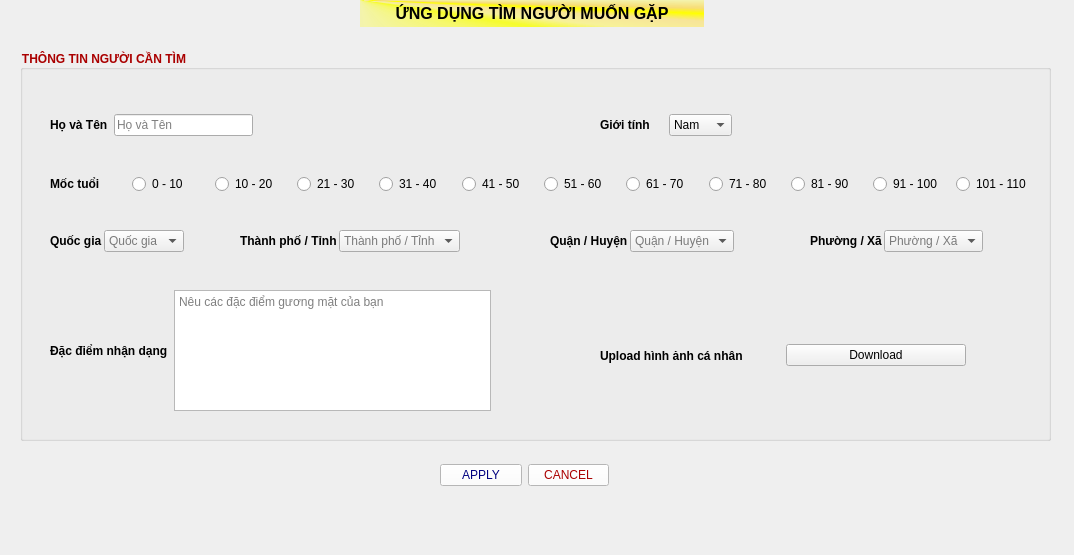
<?xml version="1.0" encoding="UTF-8"?>
<ui version="4.0">
 <class>Found_Users_Page</class>
 <widget class="QMainWindow" name="Found_Users_Page">
  <property name="geometry">
   <rect>
    <x>0</x>
    <y>0</y>
    <width>1074</width>
    <height>555</height>
   </rect>
  </property>
  <property name="windowTitle">
   <string>MainWindow</string>
  </property>
  <widget class="QWidget" name="centralwidget">
   <widget class="QWidget" name="horizontalLayoutWidget_5">
    <property name="geometry">
     <rect>
      <x>440</x>
      <y>460</y>
      <width>169</width>
      <height>31</height>
     </rect>
    </property>
    <layout class="QHBoxLayout" name="exit_page">
     <item>
      <widget class="QPushButton" name="apply_button">
       <property name="styleSheet">
        <string notr="true">color: rgb(0, 0, 127);
background-color: rgb(255, 255, 255);
font: 700 9pt &quot;Segoe UI&quot;;</string>
       </property>
       <property name="text">
        <string>APPLY</string>
       </property>
      </widget>
     </item>
     <item>
      <widget class="QPushButton" name="cancel_button">
       <property name="styleSheet">
        <string notr="true">color: rgb(170, 0, 0);
background-color: rgb(255, 255, 255);
font: 700 9pt &quot;Segoe UI&quot;;</string>
       </property>
       <property name="text">
        <string>CANCEL</string>
       </property>
      </widget>
     </item>
    </layout>
   </widget>
   <widget class="QLabel" name="title_label">
    <property name="geometry">
     <rect>
      <x>360</x>
      <y>0</y>
      <width>344</width>
      <height>27</height>
     </rect>
    </property>
    <property name="font">
     <font>
      <pointsize>12</pointsize>
      <bold>true</bold>
     </font>
    </property>
    <property name="mouseTracking">
     <bool>true</bool>
    </property>
    <property name="styleSheet">
     <string notr="true">background-color: qconicalgradient(cx:0, cy:0, angle:135, stop:0 rgba(255, 255, 0, 69), stop:0.375 rgba(255, 255, 0, 69), stop:0.423533 rgba(251, 255, 0, 145), stop:0.45 rgba(247, 255, 0, 208), stop:0.477581 rgba(255, 244, 71, 130), stop:0.518717 rgba(255, 218, 71, 130), stop:0.55 rgba(255, 255, 0, 255), stop:0.57754 rgba(255, 203, 0, 130), stop:0.625 rgba(255, 255, 0, 69), stop:1 rgba(255, 255, 0, 69));
color: rgb(0, 0, 0);</string>
    </property>
    <property name="text">
     <string>&lt;html&gt;&lt;head/&gt;&lt;body&gt;&lt;p align=&quot;center&quot;&gt;ỨNG DỤNG TÌM NGƯỜI MUỐN GẶP&lt;/p&gt;&lt;/body&gt;&lt;/html&gt;</string>
    </property>
   </widget>
   <widget class="QGroupBox" name="found_users_info">
    <property name="geometry">
     <rect>
      <x>20</x>
      <y>50</y>
      <width>1031</width>
      <height>391</height>
     </rect>
    </property>
    <property name="font">
     <font>
      <family>Segoe UI</family>
      <pointsize>9</pointsize>
      <italic>false</italic>
      <bold>true</bold>
     </font>
    </property>
    <property name="styleSheet">
     <string notr="true">color: rgb(170, 0, 0);
font: 700 9pt &quot;Segoe UI&quot;;</string>
    </property>
    <property name="title">
     <string>THÔNG TIN NGƯỜI CẦN TÌM</string>
    </property>
    <property name="flat">
     <bool>false</bool>
    </property>
    <property name="checkable">
     <bool>false</bool>
    </property>
    <widget class="QWidget" name="horizontalLayoutWidget">
     <property name="geometry">
      <rect>
       <x>30</x>
       <y>60</y>
       <width>203</width>
       <height>30</height>
      </rect>
     </property>
     <layout class="QHBoxLayout" name="name_users">
      <item>
       <widget class="QLabel" name="ho_ten_label">
        <property name="font">
         <font>
          <family>Segoe UI</family>
          <pointsize>9</pointsize>
          <italic>false</italic>
          <bold>true</bold>
         </font>
        </property>
        <property name="styleSheet">
         <string notr="true">color: rgb(0, 0, 0);
font: 700 9pt &quot;Segoe UI&quot;;</string>
        </property>
        <property name="text">
         <string>Họ và Tên</string>
        </property>
       </widget>
      </item>
      <item>
       <widget class="QLineEdit" name="ho_ten_box">
        <property name="styleSheet">
         <string notr="true">color: rgb(0, 0, 0);
font: 9pt &quot;Segoe UI&quot;;</string>
        </property>
        <property name="placeholderText">
         <string>Họ và Tên</string>
        </property>
       </widget>
      </item>
     </layout>
    </widget>
    <widget class="QWidget" name="horizontalLayoutWidget_3">
     <property name="geometry">
      <rect>
       <x>30</x>
       <y>120</y>
       <width>982</width>
       <height>28</height>
      </rect>
     </property>
     <layout class="QHBoxLayout" name="age_range">
      <item>
       <widget class="QLabel" name="age_measures">
        <property name="font">
         <font>
          <family>Segoe UI</family>
          <pointsize>9</pointsize>
          <italic>false</italic>
          <bold>true</bold>
         </font>
        </property>
        <property name="styleSheet">
         <string notr="true">color: rgb(0, 0, 0);
font: 700 9pt &quot;Segoe UI&quot;;</string>
        </property>
        <property name="text">
         <string>Mốc tuổi</string>
        </property>
       </widget>
      </item>
      <item>
       <widget class="QRadioButton" name="age_1">
        <property name="font">
         <font>
          <family>Segoe UI</family>
          <pointsize>9</pointsize>
          <italic>false</italic>
          <bold>false</bold>
         </font>
        </property>
        <property name="styleSheet">
         <string notr="true">color: rgb(0, 0, 0);
font: 9pt &quot;Segoe UI&quot;;</string>
        </property>
        <property name="text">
         <string>0 - 10</string>
        </property>
       </widget>
      </item>
      <item>
       <widget class="QRadioButton" name="age_2">
        <property name="font">
         <font>
          <family>Segoe UI</family>
          <pointsize>9</pointsize>
          <italic>false</italic>
          <bold>false</bold>
         </font>
        </property>
        <property name="styleSheet">
         <string notr="true">color: rgb(0, 0, 0);
font: 9pt &quot;Segoe UI&quot;;</string>
        </property>
        <property name="text">
         <string>10 - 20</string>
        </property>
       </widget>
      </item>
      <item>
       <widget class="QRadioButton" name="age_3">
        <property name="font">
         <font>
          <family>Segoe UI</family>
          <pointsize>9</pointsize>
          <italic>false</italic>
          <bold>false</bold>
         </font>
        </property>
        <property name="styleSheet">
         <string notr="true">color: rgb(0, 0, 0);
font: 9pt &quot;Segoe UI&quot;;</string>
        </property>
        <property name="text">
         <string>21 - 30</string>
        </property>
       </widget>
      </item>
      <item>
       <widget class="QRadioButton" name="age_4">
        <property name="font">
         <font>
          <family>Segoe UI</family>
          <pointsize>9</pointsize>
          <italic>false</italic>
          <bold>false</bold>
         </font>
        </property>
        <property name="styleSheet">
         <string notr="true">color: rgb(0, 0, 0);
font: 9pt &quot;Segoe UI&quot;;</string>
        </property>
        <property name="text">
         <string>31 - 40</string>
        </property>
       </widget>
      </item>
      <item>
       <widget class="QRadioButton" name="age_5">
        <property name="font">
         <font>
          <family>Segoe UI</family>
          <pointsize>9</pointsize>
          <italic>false</italic>
          <bold>false</bold>
         </font>
        </property>
        <property name="styleSheet">
         <string notr="true">color: rgb(0, 0, 0);
font: 9pt &quot;Segoe UI&quot;;</string>
        </property>
        <property name="text">
         <string>41 - 50</string>
        </property>
       </widget>
      </item>
      <item>
       <widget class="QRadioButton" name="age_6">
        <property name="font">
         <font>
          <family>Segoe UI</family>
          <pointsize>9</pointsize>
          <italic>false</italic>
          <bold>false</bold>
         </font>
        </property>
        <property name="styleSheet">
         <string notr="true">color: rgb(0, 0, 0);
font: 9pt &quot;Segoe UI&quot;;</string>
        </property>
        <property name="text">
         <string>51 - 60</string>
        </property>
       </widget>
      </item>
      <item>
       <widget class="QRadioButton" name="age_7">
        <property name="font">
         <font>
          <family>Segoe UI</family>
          <pointsize>9</pointsize>
          <italic>false</italic>
          <bold>false</bold>
         </font>
        </property>
        <property name="styleSheet">
         <string notr="true">color: rgb(0, 0, 0);
font: 9pt &quot;Segoe UI&quot;;</string>
        </property>
        <property name="text">
         <string>61 - 70</string>
        </property>
       </widget>
      </item>
      <item>
       <widget class="QRadioButton" name="age_8">
        <property name="font">
         <font>
          <family>Segoe UI</family>
          <pointsize>9</pointsize>
          <italic>false</italic>
          <bold>false</bold>
         </font>
        </property>
        <property name="styleSheet">
         <string notr="true">color: rgb(0, 0, 0);
font: 9pt &quot;Segoe UI&quot;;</string>
        </property>
        <property name="text">
         <string>71 - 80</string>
        </property>
       </widget>
      </item>
      <item>
       <widget class="QRadioButton" name="age_9">
        <property name="font">
         <font>
          <family>Segoe UI</family>
          <pointsize>9</pointsize>
          <italic>false</italic>
          <bold>false</bold>
         </font>
        </property>
        <property name="styleSheet">
         <string notr="true">color: rgb(0, 0, 0);
font: 9pt &quot;Segoe UI&quot;;</string>
        </property>
        <property name="text">
         <string>81 - 90</string>
        </property>
       </widget>
      </item>
      <item>
       <widget class="QRadioButton" name="age_10">
        <property name="font">
         <font>
          <family>Segoe UI</family>
          <pointsize>9</pointsize>
          <italic>false</italic>
          <bold>false</bold>
         </font>
        </property>
        <property name="styleSheet">
         <string notr="true">color: rgb(0, 0, 0);
font: 9pt &quot;Segoe UI&quot;;</string>
        </property>
        <property name="text">
         <string>91 - 100</string>
        </property>
       </widget>
      </item>
      <item>
       <widget class="QRadioButton" name="age_11">
        <property name="font">
         <font>
          <family>Segoe UI</family>
          <pointsize>9</pointsize>
          <italic>false</italic>
          <bold>false</bold>
         </font>
        </property>
        <property name="styleSheet">
         <string notr="true">color: rgb(0, 0, 0);
font: 9pt &quot;Segoe UI&quot;;</string>
        </property>
        <property name="text">
         <string>101 - 110</string>
        </property>
       </widget>
      </item>
     </layout>
    </widget>
    <widget class="QWidget" name="horizontalLayoutWidget_2">
     <property name="geometry">
      <rect>
       <x>580</x>
       <y>60</y>
       <width>132</width>
       <height>30</height>
      </rect>
     </property>
     <layout class="QHBoxLayout" name="sex_users">
      <item>
       <widget class="QLabel" name="gioi_tinh_label">
        <property name="font">
         <font>
          <family>Segoe UI</family>
          <pointsize>9</pointsize>
          <italic>false</italic>
          <bold>true</bold>
         </font>
        </property>
        <property name="styleSheet">
         <string notr="true">color: rgb(0, 0, 0);
font: 700 9pt &quot;Segoe UI&quot;;</string>
        </property>
        <property name="text">
         <string>Giới tính</string>
        </property>
       </widget>
      </item>
      <item>
       <widget class="QComboBox" name="gioi_tinh">
        <property name="font">
         <font>
          <family>Segoe UI</family>
          <pointsize>9</pointsize>
          <italic>false</italic>
          <bold>false</bold>
         </font>
        </property>
        <property name="styleSheet">
         <string notr="true">color: rgb(0, 0, 0);
font: 9pt &quot;Segoe UI&quot;;</string>
        </property>
        <property name="insertPolicy">
         <enum>QComboBox::NoInsert</enum>
        </property>
        <property name="sizeAdjustPolicy">
         <enum>QComboBox::AdjustToContents</enum>
        </property>
        <item>
         <property name="text">
          <string>Nam</string>
         </property>
        </item>
        <item>
         <property name="text">
          <string>Nữ</string>
         </property>
        </item>
        <item>
         <property name="text">
          <string/>
         </property>
         <property name="icon">
          <iconset theme="accessories-calculator"/>
         </property>
        </item>
       </widget>
      </item>
     </layout>
    </widget>
    <widget class="QWidget" name="horizontalLayoutWidget_4">
     <property name="geometry">
      <rect>
       <x>30</x>
       <y>240</y>
       <width>441</width>
       <height>121</height>
      </rect>
     </property>
     <layout class="QHBoxLayout" name="face_feature">
      <item>
       <widget class="QLabel" name="face_characteristics">
        <property name="font">
         <font>
          <family>Segoe UI</family>
          <pointsize>9</pointsize>
          <italic>false</italic>
          <bold>true</bold>
         </font>
        </property>
        <property name="styleSheet">
         <string notr="true">color: rgb(0, 0, 0);
font: 700 9pt &quot;Segoe UI&quot;;</string>
        </property>
        <property name="text">
         <string>Đặc điểm nhận dạng</string>
        </property>
       </widget>
      </item>
      <item>
       <widget class="QTextEdit" name="info_face">
        <property name="styleSheet">
         <string notr="true">color: rgb(0, 0, 0);
font: 9pt &quot;Segoe UI&quot;;</string>
        </property>
        <property name="documentTitle">
         <string>Đặc điểm gương mặt</string>
        </property>
        <property name="overwriteMode">
         <bool>true</bool>
        </property>
        <property name="placeholderText">
         <string>Nêu các đặc điểm gương mặt của bạn</string>
        </property>
       </widget>
      </item>
     </layout>
    </widget>
    <widget class="QWidget" name="horizontalLayoutWidget_6">
     <property name="geometry">
      <rect>
       <x>580</x>
       <y>290</y>
       <width>366</width>
       <height>31</height>
      </rect>
     </property>
     <layout class="QHBoxLayout" name="pic">
      <item>
       <widget class="QLabel" name="upload_avatar_label">
        <property name="font">
         <font>
          <family>Segoe UI</family>
          <pointsize>9</pointsize>
          <italic>false</italic>
          <bold>true</bold>
         </font>
        </property>
        <property name="styleSheet">
         <string notr="true">color: rgb(0, 0, 0);
font: 700 9pt &quot;Segoe UI&quot;;</string>
        </property>
        <property name="text">
         <string>Upload hình ảnh cá nhân</string>
        </property>
       </widget>
      </item>
      <item>
       <widget class="QPushButton" name="pushButton">
        <property name="font">
         <font>
          <family>Segoe UI</family>
          <pointsize>9</pointsize>
          <italic>false</italic>
          <bold>false</bold>
         </font>
        </property>
        <property name="styleSheet">
         <string notr="true">color: rgb(0, 0, 0);
font: 9pt &quot;Segoe UI&quot;;</string>
        </property>
        <property name="text">
         <string>Download</string>
        </property>
       </widget>
      </item>
     </layout>
    </widget>
    <widget class="QWidget" name="horizontalLayoutWidget_7">
     <property name="geometry">
      <rect>
       <x>30</x>
       <y>180</y>
       <width>164</width>
       <height>30</height>
      </rect>
     </property>
     <layout class="QHBoxLayout" name="nation_place">
      <property name="spacing">
       <number>2</number>
      </property>
      <property name="sizeConstraint">
       <enum>QLayout::SetFixedSize</enum>
      </property>
      <item>
       <widget class="QLabel" name="nation">
        <property name="font">
         <font>
          <family>Segoe UI</family>
          <pointsize>9</pointsize>
          <italic>false</italic>
          <bold>true</bold>
         </font>
        </property>
        <property name="styleSheet">
         <string notr="true">color: rgb(0, 0, 0);
font: 700 9pt &quot;Segoe UI&quot;;</string>
        </property>
        <property name="text">
         <string>Quốc gia</string>
        </property>
       </widget>
      </item>
      <item>
       <widget class="QComboBox" name="nation_box">
        <property name="styleSheet">
         <string notr="true">color: rgb(0, 0, 0);
font: 9pt &quot;Segoe UI&quot;;</string>
        </property>
        <property name="insertPolicy">
         <enum>QComboBox::InsertAtBottom</enum>
        </property>
        <property name="sizeAdjustPolicy">
         <enum>QComboBox::AdjustToContents</enum>
        </property>
        <property name="placeholderText">
         <string>Quốc gia</string>
        </property>
        <property name="duplicatesEnabled">
         <bool>true</bool>
        </property>
        <item>
         <property name="text">
          <string>Việt Nam</string>
         </property>
        </item>
       </widget>
      </item>
     </layout>
    </widget>
    <widget class="QWidget" name="horizontalLayoutWidget_9">
     <property name="geometry">
      <rect>
       <x>220</x>
       <y>180</y>
       <width>269</width>
       <height>30</height>
      </rect>
     </property>
     <layout class="QHBoxLayout" name="city_place">
      <property name="spacing">
       <number>2</number>
      </property>
      <property name="sizeConstraint">
       <enum>QLayout::SetFixedSize</enum>
      </property>
      <property name="topMargin">
       <number>0</number>
      </property>
      <property name="rightMargin">
       <number>0</number>
      </property>
      <item>
       <widget class="QLabel" name="city">
        <property name="font">
         <font>
          <family>Segoe UI</family>
          <pointsize>9</pointsize>
          <italic>false</italic>
          <bold>true</bold>
         </font>
        </property>
        <property name="styleSheet">
         <string notr="true">color: rgb(0, 0, 0);
font: 700 9pt &quot;Segoe UI&quot;;</string>
        </property>
        <property name="text">
         <string>Thành phố / Tỉnh</string>
        </property>
       </widget>
      </item>
      <item>
       <widget class="QComboBox" name="city_box">
        <property name="styleSheet">
         <string notr="true">color: rgb(0, 0, 0);
font: 9pt &quot;Segoe UI&quot;;</string>
        </property>
        <property name="insertPolicy">
         <enum>QComboBox::NoInsert</enum>
        </property>
        <property name="sizeAdjustPolicy">
         <enum>QComboBox::AdjustToContents</enum>
        </property>
        <property name="placeholderText">
         <string>Thành phố / Tỉnh</string>
        </property>
       </widget>
      </item>
     </layout>
    </widget>
    <widget class="QWidget" name="horizontalLayoutWidget_10">
     <property name="geometry">
      <rect>
       <x>790</x>
       <y>180</y>
       <width>205</width>
       <height>30</height>
      </rect>
     </property>
     <layout class="QHBoxLayout" name="ward_place">
      <property name="spacing">
       <number>2</number>
      </property>
      <property name="sizeConstraint">
       <enum>QLayout::SetFixedSize</enum>
      </property>
      <property name="leftMargin">
       <number>0</number>
      </property>
      <property name="rightMargin">
       <number>0</number>
      </property>
      <item>
       <widget class="QLabel" name="ward">
        <property name="font">
         <font>
          <family>Segoe UI</family>
          <pointsize>9</pointsize>
          <italic>false</italic>
          <bold>true</bold>
         </font>
        </property>
        <property name="styleSheet">
         <string notr="true">color: rgb(0, 0, 0);
font: 700 9pt &quot;Segoe UI&quot;;</string>
        </property>
        <property name="text">
         <string>Phường / Xã</string>
        </property>
       </widget>
      </item>
      <item>
       <widget class="QComboBox" name="ward_box">
        <property name="styleSheet">
         <string notr="true">color: rgb(0, 0, 0);
font: 9pt &quot;Segoe UI&quot;;</string>
        </property>
        <property name="insertPolicy">
         <enum>QComboBox::NoInsert</enum>
        </property>
        <property name="sizeAdjustPolicy">
         <enum>QComboBox::AdjustToContents</enum>
        </property>
        <property name="placeholderText">
         <string>Phường / Xã</string>
        </property>
       </widget>
      </item>
     </layout>
    </widget>
    <widget class="QWidget" name="horizontalLayoutWidget_8">
     <property name="geometry">
      <rect>
       <x>530</x>
       <y>180</y>
       <width>223</width>
       <height>30</height>
      </rect>
     </property>
     <layout class="QHBoxLayout" name="district_place" stretch="0,0">
      <property name="spacing">
       <number>2</number>
      </property>
      <property name="sizeConstraint">
       <enum>QLayout::SetFixedSize</enum>
      </property>
      <property name="rightMargin">
       <number>0</number>
      </property>
      <item>
       <widget class="QLabel" name="district">
        <property name="font">
         <font>
          <family>Segoe UI</family>
          <pointsize>9</pointsize>
          <italic>false</italic>
          <bold>true</bold>
         </font>
        </property>
        <property name="styleSheet">
         <string notr="true">color: rgb(0, 0, 0);
font: 700 9pt &quot;Segoe UI&quot;;</string>
        </property>
        <property name="text">
         <string>Quận / Huyện</string>
        </property>
       </widget>
      </item>
      <item>
       <widget class="QComboBox" name="district_box">
        <property name="enabled">
         <bool>true</bool>
        </property>
        <property name="styleSheet">
         <string notr="true">color: rgb(0, 0, 0);
font: 9pt &quot;Segoe UI&quot;;</string>
        </property>
        <property name="insertPolicy">
         <enum>QComboBox::NoInsert</enum>
        </property>
        <property name="sizeAdjustPolicy">
         <enum>QComboBox::AdjustToContents</enum>
        </property>
        <property name="placeholderText">
         <string>Quận / Huyện</string>
        </property>
       </widget>
      </item>
     </layout>
    </widget>
   </widget>
  </widget>
  <widget class="QMenuBar" name="menubar">
   <property name="geometry">
    <rect>
     <x>0</x>
     <y>0</y>
     <width>1074</width>
     <height>25</height>
    </rect>
   </property>
  </widget>
 </widget>
 <resources/>
 <connections/>
</ui>
